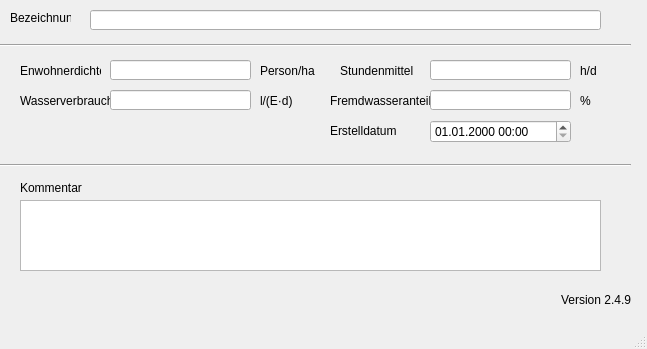
<?xml version="1.0" encoding="UTF-8"?>
<ui version="4.0">
 <class>MainWindow</class>
 <widget class="QMainWindow" name="MainWindow">
  <property name="enabled">
   <bool>true</bool>
  </property>
  <property name="geometry">
   <rect>
    <x>0</x>
    <y>0</y>
    <width>647</width>
    <height>349</height>
   </rect>
  </property>
  <property name="windowTitle">
   <string>MainWindow</string>
  </property>
  <widget class="QWidget" name="centralwidget">
   <widget class="QLabel" name="label_20">
    <property name="geometry">
     <rect>
      <x>330</x>
      <y>90</y>
      <width>111</width>
      <height>21</height>
     </rect>
    </property>
    <property name="text">
     <string>Fremdwasseranteil</string>
    </property>
   </widget>
   <widget class="QLabel" name="label">
    <property name="geometry">
     <rect>
      <x>10</x>
      <y>10</y>
      <width>61</width>
      <height>16</height>
     </rect>
    </property>
    <property name="text">
     <string>Bezeichnung</string>
    </property>
   </widget>
   <widget class="Line" name="line">
    <property name="geometry">
     <rect>
      <x>0</x>
      <y>30</y>
      <width>631</width>
      <height>31</height>
     </rect>
    </property>
    <property name="orientation">
     <enum>Qt::Horizontal</enum>
    </property>
   </widget>
   <widget class="QLabel" name="label_14">
    <property name="geometry">
     <rect>
      <x>20</x>
      <y>180</y>
      <width>81</width>
      <height>16</height>
     </rect>
    </property>
    <property name="text">
     <string>Kommentar</string>
    </property>
   </widget>
   <widget class="QLabel" name="label_11">
    <property name="geometry">
     <rect>
      <x>580</x>
      <y>60</y>
      <width>41</width>
      <height>21</height>
     </rect>
    </property>
    <property name="text">
     <string>h/d</string>
    </property>
   </widget>
   <widget class="QLabel" name="label_5">
    <property name="geometry">
     <rect>
      <x>20</x>
      <y>90</y>
      <width>91</width>
      <height>21</height>
     </rect>
    </property>
    <property name="text">
     <string>Wasserverbrauch</string>
    </property>
   </widget>
   <widget class="QLabel" name="label_8">
    <property name="geometry">
     <rect>
      <x>260</x>
      <y>60</y>
      <width>61</width>
      <height>21</height>
     </rect>
    </property>
    <property name="text">
     <string>Person/ha</string>
    </property>
   </widget>
   <widget class="QLabel" name="label_70">
    <property name="geometry">
     <rect>
      <x>330</x>
      <y>120</y>
      <width>71</width>
      <height>21</height>
     </rect>
    </property>
    <property name="text">
     <string>Erstelldatum</string>
    </property>
   </widget>
   <widget class="Line" name="line_2">
    <property name="geometry">
     <rect>
      <x>0</x>
      <y>150</y>
      <width>631</width>
      <height>31</height>
     </rect>
    </property>
    <property name="orientation">
     <enum>Qt::Horizontal</enum>
    </property>
   </widget>
   <widget class="QLabel" name="label_6">
    <property name="geometry">
     <rect>
      <x>340</x>
      <y>60</y>
      <width>81</width>
      <height>21</height>
     </rect>
    </property>
    <property name="text">
     <string>Stundenmittel</string>
    </property>
   </widget>
   <widget class="QLabel" name="label_10">
    <property name="geometry">
     <rect>
      <x>260</x>
      <y>90</y>
      <width>41</width>
      <height>21</height>
     </rect>
    </property>
    <property name="text">
     <string>l/(E·d)</string>
    </property>
   </widget>
   <widget class="QLabel" name="label_3">
    <property name="geometry">
     <rect>
      <x>20</x>
      <y>60</y>
      <width>81</width>
      <height>21</height>
     </rect>
    </property>
    <property name="text">
     <string>Enwohnerdichte</string>
    </property>
   </widget>
   <widget class="QLabel" name="label_9">
    <property name="geometry">
     <rect>
      <x>580</x>
      <y>90</y>
      <width>41</width>
      <height>21</height>
     </rect>
    </property>
    <property name="text">
     <string>%</string>
    </property>
   </widget>
   <widget class="QLineEdit" name="tgnam">
    <property name="geometry">
     <rect>
      <x>90</x>
      <y>10</y>
      <width>511</width>
      <height>20</height>
     </rect>
    </property>
   </widget>
   <widget class="QLineEdit" name="ewdichte">
    <property name="geometry">
     <rect>
      <x>110</x>
      <y>60</y>
      <width>141</width>
      <height>20</height>
     </rect>
    </property>
   </widget>
   <widget class="QLineEdit" name="wverbrauch">
    <property name="geometry">
     <rect>
      <x>110</x>
      <y>90</y>
      <width>141</width>
      <height>20</height>
     </rect>
    </property>
   </widget>
   <widget class="QLineEdit" name="stdmittel">
    <property name="geometry">
     <rect>
      <x>430</x>
      <y>60</y>
      <width>141</width>
      <height>20</height>
     </rect>
    </property>
   </widget>
   <widget class="QLineEdit" name="fremdwas">
    <property name="geometry">
     <rect>
      <x>430</x>
      <y>90</y>
      <width>141</width>
      <height>20</height>
     </rect>
    </property>
   </widget>
   <widget class="QTextEdit" name="kommentar">
    <property name="geometry">
     <rect>
      <x>20</x>
      <y>200</y>
      <width>581</width>
      <height>71</height>
     </rect>
    </property>
   </widget>
   <widget class="QLabel" name="lb_version">
    <property name="geometry">
     <rect>
      <x>560</x>
      <y>290</y>
      <width>71</width>
      <height>20</height>
     </rect>
    </property>
    <property name="toolTip">
     <string>Version QKan Import</string>
    </property>
    <property name="text">
     <string>Version 2.4.9</string>
    </property>
    <property name="alignment">
     <set>Qt::AlignRight|Qt::AlignTrailing|Qt::AlignVCenter</set>
    </property>
   </widget>
   <widget class="QgsDateTimeEdit" name="createdat">
    <property name="geometry">
     <rect>
      <x>430</x>
      <y>120</y>
      <width>141</width>
      <height>23</height>
     </rect>
    </property>
    <property name="currentSection">
     <enum>QDateTimeEdit::DaySection</enum>
    </property>
    <property name="displayFormat">
     <string>dd.MM.yyyy HH:mm</string>
    </property>
   </widget>
  </widget>
  <widget class="QMenuBar" name="menubar">
   <property name="geometry">
    <rect>
     <x>0</x>
     <y>0</y>
     <width>647</width>
     <height>21</height>
    </rect>
   </property>
  </widget>
  <widget class="QStatusBar" name="statusbar"/>
 </widget>
 <customwidgets>
  <customwidget>
   <class>QgsDateTimeEdit</class>
   <extends>QDateTimeEdit</extends>
   <header>qgsdatetimeedit.h</header>
  </customwidget>
 </customwidgets>
 <tabstops>
  <tabstop>tgnam</tabstop>
  <tabstop>ewdichte</tabstop>
  <tabstop>wverbrauch</tabstop>
  <tabstop>stdmittel</tabstop>
  <tabstop>fremdwas</tabstop>
  <tabstop>kommentar</tabstop>
 </tabstops>
 <resources/>
 <connections/>
</ui>
